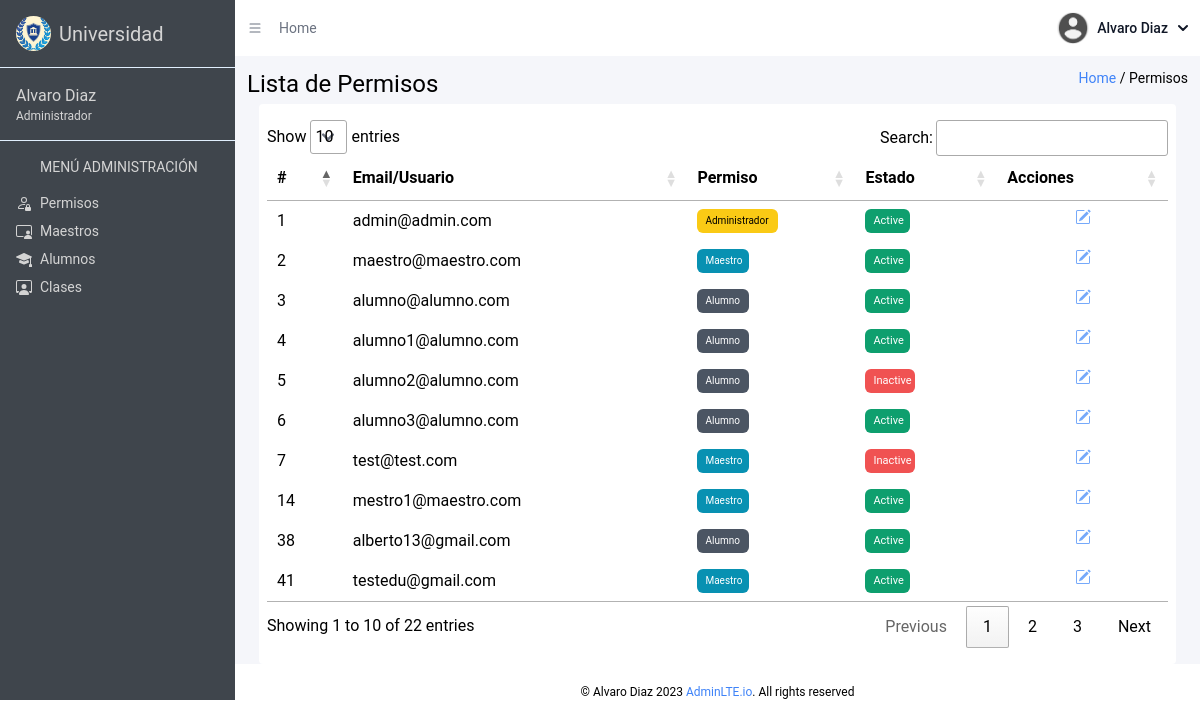
Screenshot of /view/admin_views/permisos.php (signed in) with the database file from the repository.
### tables this page shows
CREATE TABLE `usuario` (
  `id` int(11) NOT NULL,
  `email` varchar(50) NOT NULL,
  `password` varchar(30) NOT NULL,
  `rol` int(11) NOT NULL DEFAULT 1,
  `nombre` varchar(20) NOT NULL,
  `apellido` varchar(20) NOT NULL,
  `contacto` varchar(20) DEFAULT NULL,
  `estado` tinyint(1) DEFAULT 1
);

### model/Admin.php (called while the page is built, shortened)
<?php
class Admin {
    private $nombre;
    private $apellido;
    public function __construct($email, $password, $rol, $nombre, $apellido, $contacto, $estado) {
        $this->nombre = $nombre;
        $this->apellido = $apellido;
    }
    public function mostrarNombre() {
        return $this->nombre;
    }
    public function mostrarApellido() {
        return $this->apellido;
    }
}
?>

### view/admin_views/permisos.php (the view, shortened to what this page needs)
<?php
require_once("../../model/Admin.php");
$admin = new Admin($_SESSION["user"]["email"], $_SESSION["user"]["password"], $_SESSION["user"]["rol"] , $_SESSION["user"]["nombre"], $_SESSION["user"]["apellido"], $_SESSION["user"]["contacto"], $_SESSION["user"]["estado"]);
?>
<!DOCTYPE html>
<html lang="en">
<head>
  <link href="../../dist/output.css" rel="stylesheet">
  <link rel="stylesheet" href="https://cdn.datatables.net/1.13.6/css/jquery.dataTables.css" />
</head>
<body class="h-[100vh]">
  <div class="text-2xl flex h-full">
    <aside id="toggle-menu" class="menu w-[235px] min-w-[235px] text-sm bg-[#3f454c] text-neutral-300">
      <div class="logo p-4 flex gap-2 items-center border-b-[1px] border-solid border-blue-100">
        <div class="img rounded-full grid place-items-center w-[35px] h-[35px]"><img class="rounded-full h-full w-full" src="../../assets/logo-small.png" alt="uni"></div>
        <h2 class="text-xl">Universidad</h2>
      </div>
      <div class="rol p-4 border-b-[1px] border-solid border-blue-100">
        <p class="text-base"><?=$admin->mostrarNombre()?> <?=$admin->mostrarApellido()?></p>
        <p class="text-xs">Administrador</p>
      </div>
      <div class="p-4">
        <p class="pb-4 pl-6">MENÚ ADMINISTRACIÓN</p>
        <nav>
          <ul>
            <li>
              <a href="./permisos.php" class="flex gap-2 items-center pb-2 hover:">
                <div class="img">
                </div>
                <p>Permisos</p>
              </a>
            </li>
            <li>
              <a href="./maestros.php" class="flex gap-2 items-center pb-2 hover:">
                <div class="img">
                </div>
                <p>Maestros</p>
              </a>
            </li>
            <li>
              <a href="./alumnos.php" class="flex gap-2 items-center pb-2 hover:">
                <div class="img">
                </div>
                <p>Alumnos</p>
              </a>
            </li>
            <li>
              <a href="./clases.php" class="flex gap-2 items-center pb-2 hover:">
                <div class="img">
                </div>
                <p>Clases</p>
              </a>
            </li>
          </ul>
        </nav>
      </div>
    </aside>
    <main id="toggle-bg" class="w-full">
      <section class="bg-white flex items-center justify-between text-sm p-3 text-gray-500">
        <div href="#" class="flex gap-4 items-center">
          <button id="toggle-btn" class="img no-underline">
          </button>
          <h2>Home</h2>
        </div>
        <a href="#" class="flex gap-3 items-center">
          <button id="dropdownAvatarNameButton" data-dropdown-toggle="dropdownAvatarName" class="flex items-center text-sm font-medium text-gray-900 rounded-full hover:text-blue-600 dark:hover:text-blue-500 md:mr-0 focus:ring-4 focus:ring-gray-100 dark:focus:ring-gray-700 dark:text-white" type="button">
            <img class="w-8 h-8 mr-2 rounded-full" src="../../assets/user.png" alt="photo">
            <?=$admin->mostrarNombre()?> <?=$admin->mostrarApellido()?>
            <svg class="w-2.5 h-2.5 ml-2.5" aria-hidden="true" xmlns="http://www.w3.org/2000/svg" fill="none" viewBox="0 0 10 6">
              <path stroke="currentColor" stroke-linecap="round" stroke-linejoin="round" stroke-width="2" d="m1 1 4 4 4-4" />
            </svg>
          </button>
        </a>
      </section>
      <section class="bg-[#F5F6FA]">
        <div class="title flex justify-between p-3 pb-0">
          <h2 class="text-2xl">Lista de Permisos</h2>
          <div class="path text-sm">
            <span class="text-blue-500">Home</span> / Permisos
          </div>
        </div>
        <div class="content text-xs mt-1 mx-2 py-2 overflow-x-auto md:text-sm md:px-2 md:py-4 bg-white rounded lg:text-base lg:mx-6">
          <table id="myTable" class="table table-auto">
            <thead class="">
              <tr>
                <th>#</th>
                <th>Email/Usuario</th>
                <th>Permiso</th>
                <th>Estado</th>
                <th>Acciones</th>
              </tr>
            </thead>
            <tbody>
            <?php
            include($_SERVER["DOCUMENT_ROOT"] . "/controller/conn.php");
            $sql = $conn->query("SELECT id, email, rol, nombre, apellido, contacto, estado FROM usuario");
            while($datos = $sql->fetch_object()) { ?>
              <tr>
                <td><?= $datos->id ?></td>
                <td><?= $datos->email ?></td>
                <td>
                  <?php
                  switch ($datos->rol) {
                      case '1':
                          echo '<span class="bg-yellow-300 text-[10px] px-2 rounded-md grid items-center w-[81px]">Administrador</span>';
                          break;
                      case '2':
                          echo '<span class="bg-cyan-600 text-[10px] text-white px-2 rounded-md grid items-center w-[52px]">Maestro</span>';
                          break;
                      default:
                          echo '<span class="bg-gray-600 text-[10px] text-white px-2 rounded-md grid items-center w-[52px]">Alumno</span>';
                          break;
                  }
                  ?>
                </td>
                <td>
                  <?php
                  switch ($datos->estado) {
                    case '1':
                      echo '<span class="bg-green-500 text-[11px] text-white px-2 rounded-md grid items-center w-[45px]">Active</span>';
                      break;
                    default:
                      echo '<span class="bg-red-500 text-[11px] text-white px-2 rounded-md grid items-center w-[50px]">Inactive</span>';
                      break;
                  }
                  ?>
                </td>
                <td class="grid items-center">
                  <button data-email=<?= $datos->email ?> class="text-blue-400 flex justify-center editar-permiso-btn">
                  </button>
                </td>
              </tr>
            <?php
            } ?>
            </tbody>
          </table>
        </div>
      </section>
      <footer>
        <div class="footer text-xs text-center mt-5">
          <p>&#169 Alvaro Diaz 2023 <span class="text-blue-500">AdminLTE.io</span>. All rights reserved</p>
        </div>
      </footer>
    </main>
  </div>
</body>
</html>

### rows the page displays
usuario: id "1", email "admin@admin.com", rol "Administrador", estado "Active"
usuario: id "2", email "maestro@maestro.com", rol "Maestro", estado "Active"
usuario: id "3", email "alumno@alumno.com", rol "Alumno", estado "Active"
usuario: id "4", email "alumno1@alumno.com", rol "Alumno", estado "Active"
usuario: id "5", email "alumno2@alumno.com", rol "Alumno", estado "Inactive"
usuario: id "6", email "alumno3@alumno.com", rol "Alumno", estado "Active"
usuario: id "7", email "test@test.com", rol "Maestro", estado "Inactive"
usuario: id "14", email "mestro1@maestro.com", rol "Maestro", estado "Active"
usuario: id "38", email "alberto13@gmail.com", rol "Alumno", estado "Active"
usuario: id "41", email "testedu@gmail.com", rol "Maestro", estado "Active"

### other values shown
$admin->mostrarNombre() "Alvaro"
$admin->mostrarApellido() "Diaz"
